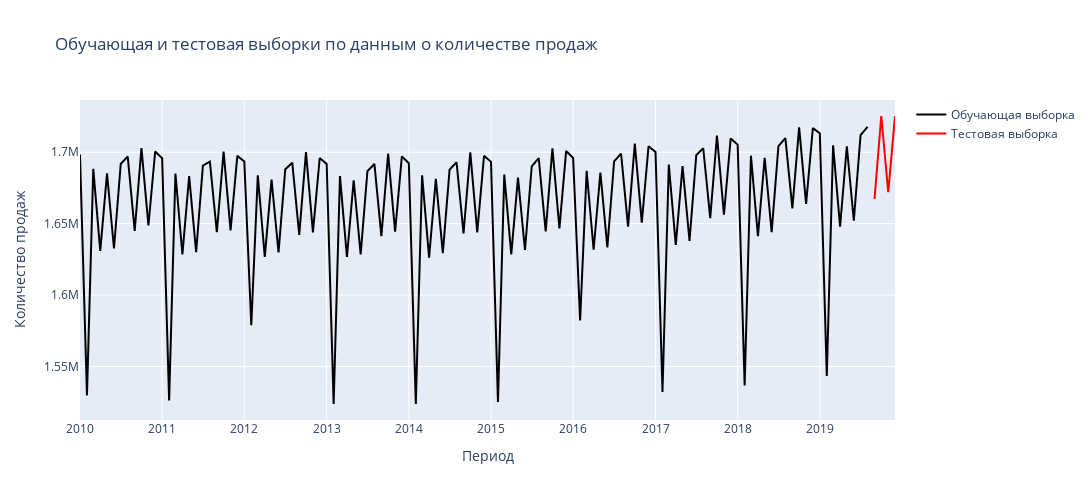

The code cell stored with this chart in its notebook:
### Code cell
fig = go.Figure()

# Обучающая выборка (Train)
fig.add_trace(
    go.Scatter(
        x=train.index,
        y=train['number_sold'],
        mode='lines',
        name='Обучающая выборка',
        line=dict(color='black')
    )
)

# Тестовая выборка (Test)
fig.add_trace(
    go.Scatter(
        x=test.index,
        y=test['number_sold'],
        mode='lines',
        name='Тестовая выборка',
        line=dict(color='red')
    )
)

fig.update_layout(
    title='Обучающая и тестовая выборки по данным о количестве продаж',
    xaxis_title='Период',
    yaxis_title='Количество продаж',
    height=500,
    width=1700
)

fig.show()
